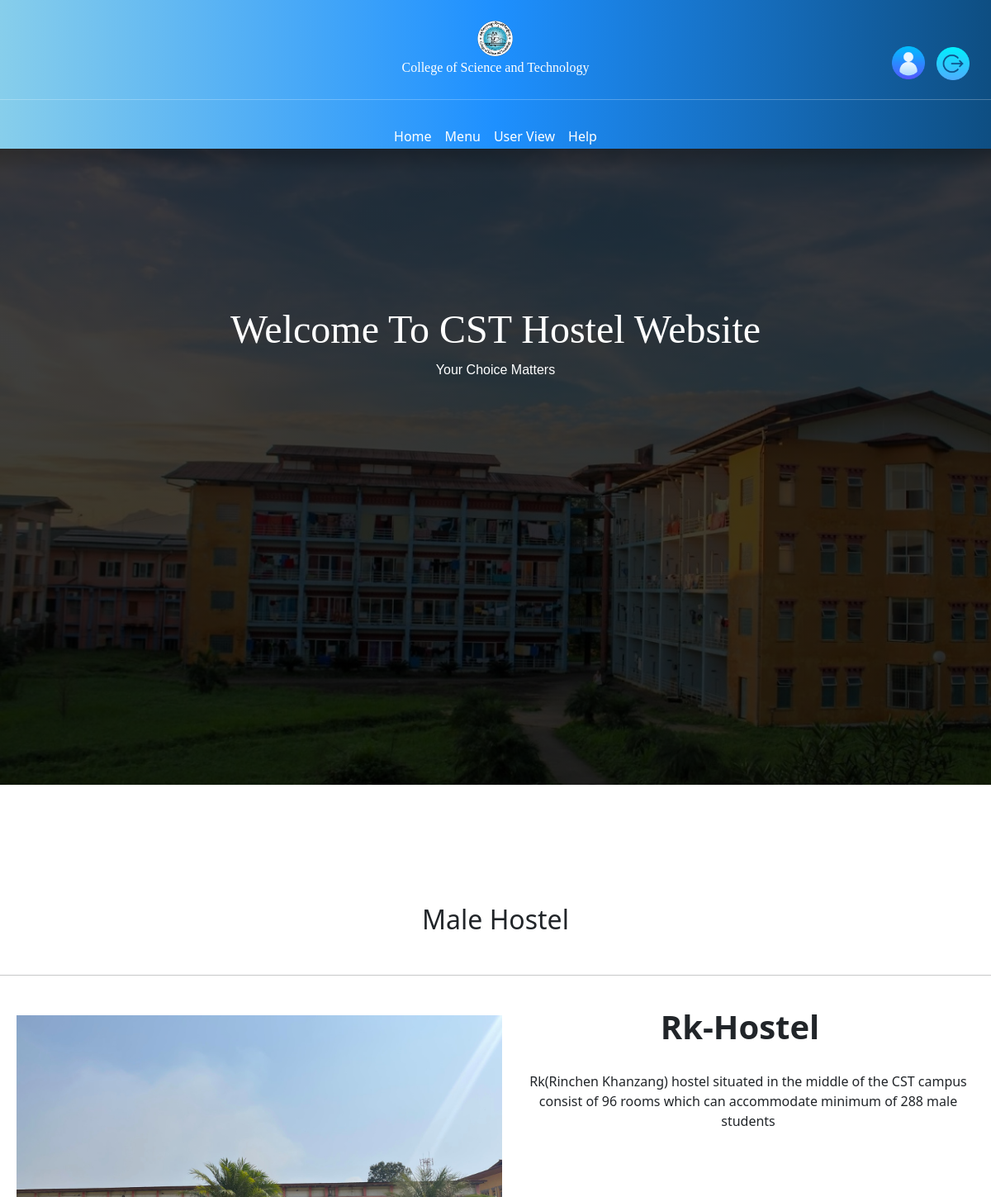
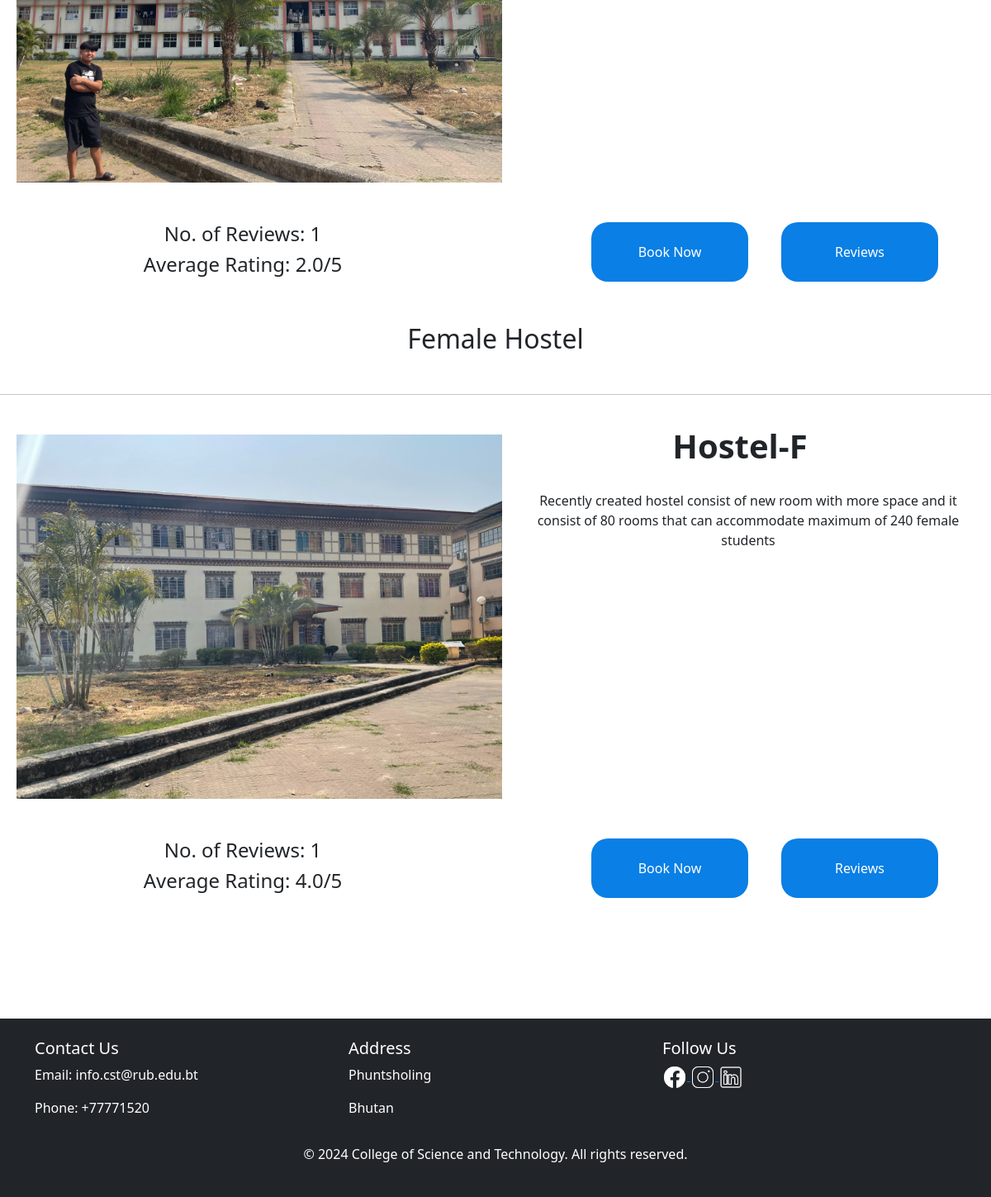
Page / (signed in) on the committed database (2 pictures, top to bottom).
### APP/models.py (models this page shows, shortened)
class Hostel(models.Model):
    gender = (
        ('M','Male'),
        ('F','Female'),
    )
    name = models.CharField(max_length=200)
    gender = models.CharField(max_length=200,null= True,choices=gender)
    description = models.TextField(max_length=200)
    image = models.ImageField(upload_to='hostels/')

### APP/views.py (the view)
# urls.py: path('',views.hostel, name='home'),
@login_required(login_url='login')
def hostel(request):
    male_hostels = Hostel.objects.filter(gender='M').annotate(average_rating=Avg('reviews__reviews'), review_count=Count('reviews'))
    female_hostels = Hostel.objects.filter(gender='F').annotate(average_rating=Avg('reviews__reviews'), review_count=Count('reviews'))
    context = {
        "male_hostels": male_hostels,
        "female_hostels": female_hostels,
    }
    return render(request,'index.html',context)

### APP/templates/index.html (shortened to what this page needs)
{% extends "main.html" %}
{% block content %}
<div class="background">
    <h1 class="background_text">
        Welcome To CST Hostel Website
    </h1>
    <p class="sub_background_text">Your Choice Matters</p>
</div>
<div class="background_hostel">
    <br>
    <br>
    <br>
    <br>
    <h2 class="text-center my-5">Male Hostel</h2>
    <hr>
    {% for male_host in male_hostels %}
    <div class="row my-5 ">
        <div class="col-md-6">
            <img src="{{male_host.image.url}}" alt="" class="img-fluid" style="
                margin-left:20px;
                ">
        </div>
        <div class="col-md-6">
            <h1 class="Sub_heading">{{male_host.name}}</h1>
            <p class="sub_text text-center">
                {{male_host.description}}
            </p>
        </div>
    </div>
    <div class="row">
        <div class="col-md-6 d-flex justify-content-center align-items-center flex-column">
            <h4>No. of Reviews: {{ male_host.review_count }}</h4>
            <h4>Average Rating: {{ male_host.average_rating|default:"No reviews yet" }}/5</h4>
        </div>
        <div class="col-md-6 d-flex justify-content-center">
            <a href="{%url 'selected_floor' male_host.id %}"> <button class="Button_hostel">Book Now</button></a>
            <a href="{%url 'reviews' male_host.id %}"> <button class="Button_hostel">Reviews</button></a>
        </div>
    </div>
    {% endfor %}
    <h2 class="text-center my-5">Female Hostel</h2>
    <hr>
    {% for female_host in female_hostels %}
    <div class="row  my-5">
        <div class="col-md-6">
            <img src="{{female_host.image.url}}" alt="" class="img-fluid" style="
                margin-left:20px;
                ">
        </div>
        <div class="col-md-6">
            <h1 class="Sub_heading">{{female_host.name}}</h1>
            <p class="sub_text text-center">
                {{female_host.description}}
            </p>
        </div>
    </div>
    <div class="row">
        <div class="col-md-6 d-flex justify-content-center align-items-center flex-column">
            <h4>No. of Reviews: {{ female_host.review_count }}</h4>
            <h4>Average Rating: {{ female_host.average_rating|default:"No reviews yet" }}/5</h4>
        </div>
        <div class="col-md-6 d-flex justify-content-center">
            <a href="{%url 'selected_floor' female_host.id %}"> <button class="Button_hostel">Book Now</button></a>
            <a href="{%url 'reviews' female_host.id %}"> <button class="Button_hostel">Reviews</button></a>
        </div>
    </div>
    {%endfor%}
</div>
{% endblock %}

### APP/static/APP/css/head.css (style rules this page uses)
body { margin-top: 150px; }

### APP/static/APP/css/body.css (style rules this page uses)
.background { width: 100%; height: 100vh; background-image: linear-gradient(rgba(0, 0, 0, 0.75), rgba(0, 0, 0, 0.75)), url(cstcampus2.jpg); background-size: cover; padding-top: 200px; }
.background_text { text-align: center; font-family: 'Times New Roman', Times, serif; font-size: 3rem; color: white; margin-top: 20px; }
.sub_background_text { text-align: center; font-family: sans-serif; font-size: 1rem; color: white; }
.background_hostel { width: 100%; height: 100%; }
.Sub_heading { font-weight: bold; text-align: center; margin-top: -10px; margin-right:20px; }
.sub_text { margin-left: 20px; margin-top: 30px; margin-right:20px; }
.Button_hostel { width:190px; height:72px; background-color: rgb(10, 127, 229); color:white; border-radius: 20px; border-style:none; transition: background-color 0.3s; margin-left: 40px; }

### rows in the picture
Hostel: image (picture), name "Rk-Hostel", description "Rk(Rinchen Khanzang) hostel situated in the middle of the CST campus consist of 96 rooms which can accommodate minimum of 288 male students", review_count "1", average_rating "2.0"
Hostel: image (picture), name "Hostel-F", description "Recently created hostel consist of new room with more space and it consist of 80 rooms that can accommodate maximum of 240 female students", review_count "1", average_rating "4.0"
